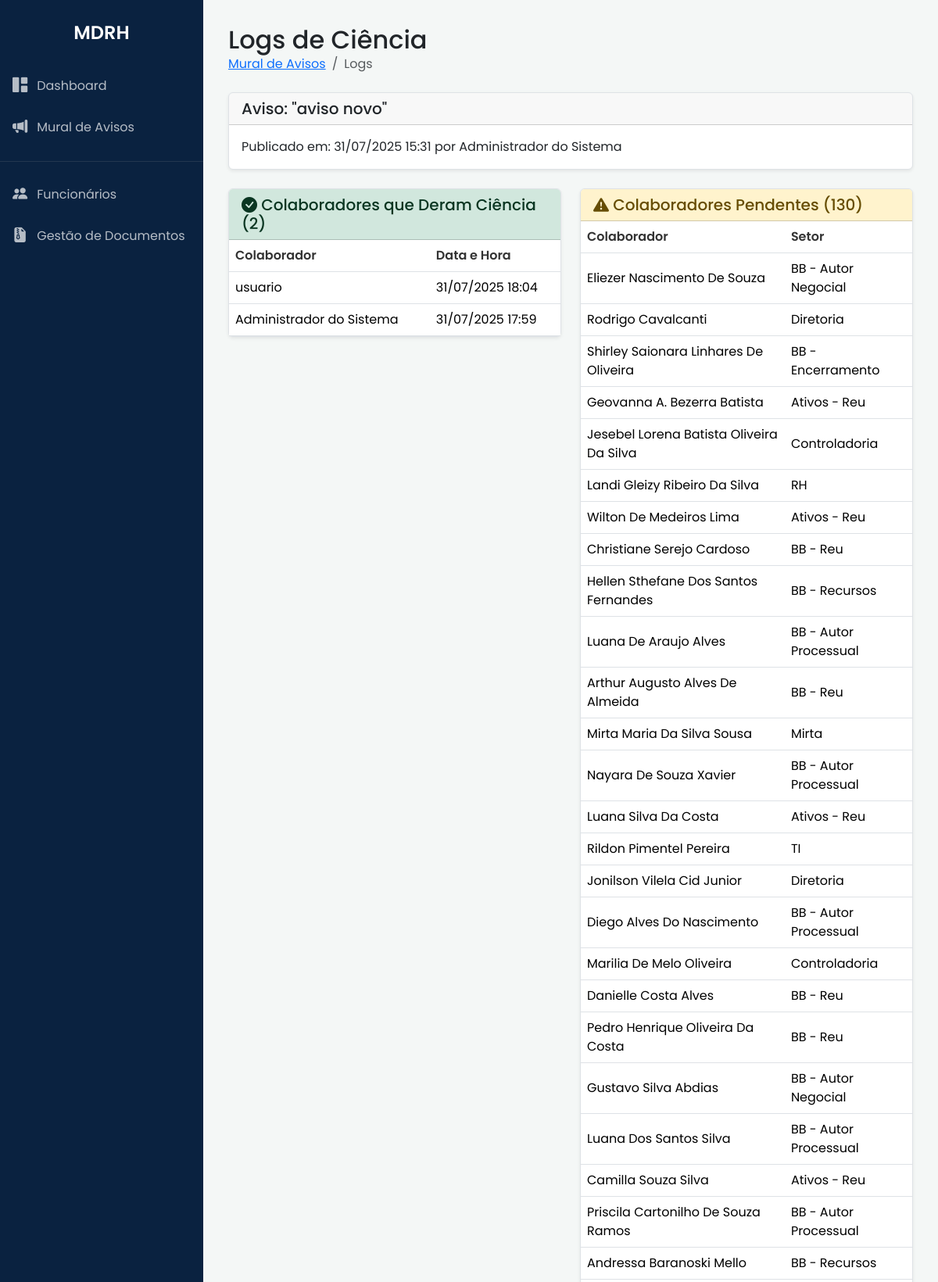
The page /aviso/2/logs (signed in, upper part) on the database its author committed.
### app/models.py (models this page shows)
class Aviso(db.Model):
    __tablename__ = 'aviso'
    id = db.Column(db.Integer, primary_key=True)
    titulo = db.Column(db.String(200), nullable=False)
    conteudo = db.Column(db.Text, nullable=False)
    data_publicacao = db.Column(db.DateTime, default=datetime.utcnow)
    autor_id = db.Column(db.Integer, db.ForeignKey('usuario.id'), nullable=False)
    autor = db.relationship('Usuario')
    logs_ciencia = db.relationship('LogCienciaAviso', backref='aviso', lazy='dynamic')

class Funcionario(db.Model):
    __tablename__ = 'funcionario'
    id = db.Column(db.Integer, primary_key=True)
    nome = db.Column(db.String(120), nullable=False)
    cpf = db.Column(db.String(14), unique=True, nullable=False)
    email = db.Column(db.String(120), nullable=False)
    telefone = db.Column(db.String(20))
    cargo = db.Column(db.String(100))
    setor = db.Column(db.String(100))
    data_nascimento = db.Column(db.Date)
    contato_emergencia_nome = db.Column(db.String(120))
    contato_emergencia_telefone = db.Column(db.String(20))
    foto_perfil = db.Column(db.String(255), nullable=True) # FOTO DE PERFIL
    apelido = db.Column(db.String(50), nullable=True) # APELIDO
    sistemas = db.relationship('Sistema', secondary=funcionario_sistemas, lazy='subquery',
                               backref=db.backref('funcionarios', lazy=True))

class LogCienciaAviso(db.Model):
    __tablename__ = 'log_ciencia_aviso'
    id = db.Column(db.Integer, primary_key=True)
    aviso_id = db.Column(db.Integer, db.ForeignKey('aviso.id'), nullable=False)
    usuario_id = db.Column(db.Integer, db.ForeignKey('usuario.id'), nullable=False)
    data_ciencia = db.Column(db.DateTime, default=datetime.utcnow)
    usuario = db.relationship('Usuario', backref=db.backref('logs_ciencia', lazy='dynamic'))

### app/routes.py (the view)
@main.route('/aviso/<int:aviso_id>/logs')
@login_required
@permission_required('admin_rh')
def ver_logs_ciencia(aviso_id):
    aviso = Aviso.query.get_or_404(aviso_id)
    logs = LogCienciaAviso.query.filter_by(aviso_id=aviso.id).order_by(LogCienciaAviso.data_ciencia.desc()).all()
    usuarios_com_ciencia_ids = {log.usuario_id for log in logs}
    funcionarios_pendentes = Funcionario.query.join(Usuario).filter(Usuario.id.notin_(usuarios_com_ciencia_ids)).all()
    return render_template('avisos/log_ciencia.html', aviso=aviso, logs=logs, pendentes=funcionarios_pendentes)

### app/models.py (called while the page is built)
    def tem_permissao(self, nome_permissao):
        return any(p.nome == nome_permissao for p in self.permissoes)

### templates/avisos/log_ciencia.html (shortened to what this page needs)
{% extends "base.html" %}
{% block content %}
<div class="d-flex justify-content-between align-items-center mb-4">
    <div>
        <h1 class="h2 mb-0">Logs de Ciência</h1>
        <nav aria-label="breadcrumb">
            <ol class="breadcrumb bg-transparent p-0 mb-0">
                <li class="breadcrumb-item"><a href="{{ url_for('main.listar_avisos') }}">Mural de Avisos</a></li>
                <li class="breadcrumb-item active" aria-current="page">Logs</li>
            </ol>
        </nav>
    </div>
</div>
<div class="card shadow-sm mb-4">
    <div class="card-header">
        <h5 class="mb-0">Aviso: "{{ aviso.titulo }}"</h5>
    </div>
    <div class="card-body">
        <p class="card-text">Publicado em: {{ aviso.data_publicacao.strftime('%d/%m/%Y %H:%M') }} por {{ aviso.autor.funcionario.nome }}</p>
    </div>
</div>
<div class="row">
    <div class="col-lg-6">
        <div class="card shadow-sm">
            <div class="card-header bg-success-subtle text-success-emphasis">
                <h5 class="mb-0"><i class="bi bi-check-circle-fill"></i> Colaboradores que Deram Ciência ({{ logs|length }})</h5>
            </div>
            <div class="card-body p-0">
                <div class="table-responsive">
                    <table class="table table-hover align-middle mb-0">
                        <thead>
                            <tr>
                                <th>Colaborador</th>
                                <th>Data e Hora</th>
                            </tr>
                        </thead>
                        <tbody>
                            {% for log in logs %}
                            <tr>
                                <td>{{ log.usuario.funcionario.nome }}</td>
                                <td>{{ log.data_ciencia.strftime('%d/%m/%Y %H:%M') }}</td>
                            </tr>
                            {% else %}
                            <tr><td colspan="2" class="text-center p-4">Ninguém deu ciência ainda.</td></tr>
                            {% endfor %}
                        </tbody>
                    </table>
                </div>
            </div>
        </div>
    </div>
    <div class="col-lg-6">
        <div class="card shadow-sm">
            <div class="card-header bg-warning-subtle text-warning-emphasis">
                <h5 class="mb-0"><i class="bi bi-exclamation-triangle-fill"></i> Colaboradores Pendentes ({{ pendentes|length }})</h5>
            </div>
            <div class="card-body p-0">
                <div class="table-responsive">
                    <table class="table table-hover align-middle mb-0">
                        <thead>
                            <tr>
                                <th>Colaborador</th>
                                <th>Setor</th>
                            </tr>
                        </thead>
                        <tbody>
                            {% for funcionario in pendentes %}
                            <tr>
                                <td>{{ funcionario.nome }}</td>
                                <td>{{ funcionario.setor or 'N/A' }}</td>
                            </tr>
                            {% else %}
                            <tr><td colspan="2" class="text-center p-4">Todos os colaboradores deram ciência!</td></tr>
                            {% endfor %}
                        </tbody>
                    </table>
                </div>
            </div>
        </div>
    </div>
</div>
{% endblock %}

### static/custom_style.css (style rules this page uses)
:root { --cor-primaria: #0a2240; --cor-acento: #c5a47e; --cor-fundo: #f4f7f6; --cor-superficie: #ffffff; --cor-texto-principal: #333333; --cor-texto-secundario: #555555; --cor-borda: #dee2e6; }
body { font-family: 'Poppins', sans-serif; display: flex; background-color: var(--cor-fundo); }
.card { border: 1px solid var(--cor-borda); box-shadow: 0 2px 10px rgba(0,0,0,0.05); }
.table { background-color: var(--cor-superficie); }
.table thead { background-color: #f8f9fa; }
.table th { font-weight: 600; color: var(--cor-texto-principal); }

### rows shown on the page
Aviso: titulo "aviso novo", data_publicacao "31/07/2025 15:31"
Funcionario: autor.funcionario.nome "Administrador do Sistema"
LogCienciaAviso: usuario.funcionario.nome "usuario", data_ciencia "31/07/2025 18:04"
LogCienciaAviso: usuario.funcionario.nome "Administrador do Sistema", data_ciencia "31/07/2025 17:59"
Funcionario: nome "Eliezer Nascimento De Souza", setor "BB - Autor Negocial"
Funcionario: nome "Rodrigo Cavalcanti", setor "Diretoria"
Funcionario: nome "Shirley Saionara Linhares De Oliveira", setor "BB - Encerramento"
Funcionario: nome "Geovanna A. Bezerra Batista", setor "Ativos - Reu"
Funcionario: nome "Jesebel Lorena Batista Oliveira Da Silva", setor "Controladoria"
Funcionario: nome "Landi Gleizy Ribeiro Da Silva", setor "RH"
Funcionario: nome "Wilton De Medeiros Lima", setor "Ativos - Reu"
Funcionario: nome "Christiane Serejo Cardoso", setor "BB - Reu"
Funcionario: nome "Hellen Sthefane Dos Santos Fernandes", setor "BB - Recursos"
Funcionario: nome "Luana De Araujo Alves", setor "BB - Autor Processual"
Funcionario: nome "Arthur Augusto Alves De Almeida", setor "BB - Reu"
Funcionario: nome "Mirta Maria Da Silva Sousa", setor "Mirta"
Funcionario: nome "Nayara De Souza Xavier", setor "BB - Autor Processual"
Funcionario: nome "Luana Silva Da Costa", setor "Ativos - Reu"
Funcionario: nome "Rildon Pimentel Pereira", setor "TI"
Funcionario: nome "Jonilson Vilela Cid Junior", setor "Diretoria"
Funcionario: nome "Diego Alves Do Nascimento", setor "BB - Autor Processual"
Funcionario: nome "Marilia De Melo Oliveira", setor "Controladoria"
Funcionario: nome "Danielle Costa Alves", setor "BB - Reu"
Funcionario: nome "Pedro Henrique Oliveira Da Costa", setor "BB - Reu"
Funcionario: nome "Gustavo Silva Abdias", setor "BB - Autor Negocial"
Funcionario: nome "Luana Dos Santos Silva", setor "BB - Autor Processual"
Funcionario: nome "Camilla Souza Silva", setor "Ativos - Reu"
Funcionario: nome "Priscila Cartonilho De Souza Ramos", setor "BB - Autor Processual"
Funcionario: nome "Andressa Baranoski Mello", setor "BB - Recursos"

### other values the page prints
{{ logs|length }} "2"
{{ pendentes|length }} "130"
